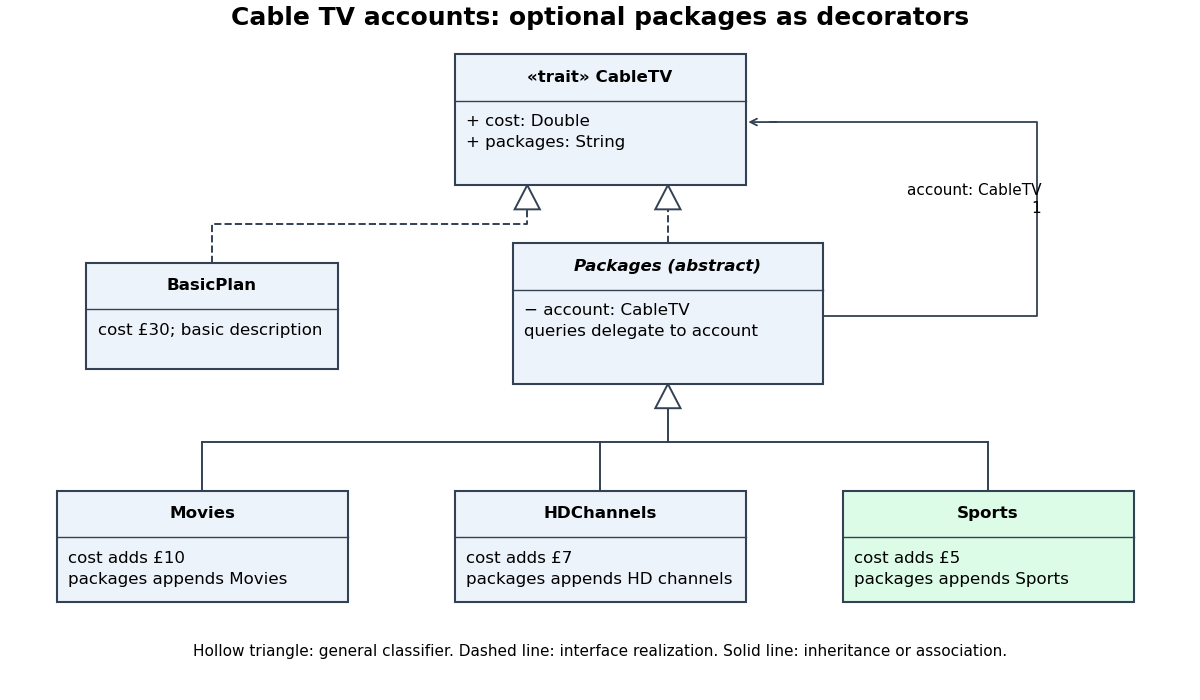

The script that drew this image:
"""Draw the extended UML class diagram; write the PNG to cwd."""
from pathlib import Path
import matplotlib
matplotlib.use('Agg')
import matplotlib.pyplot as plt
from matplotlib.patches import Rectangle,Polygon

plt.rcParams.update({'font.family':'DejaVu Sans','font.size':12})
fig,ax=plt.subplots(figsize=(12,7),dpi=100,facecolor='white')
ax.set(xlim=(0,12),ylim=(0,7));ax.axis('off')
ax.text(6,6.85,'Cable TV accounts: optional packages as decorators',ha='center',fontsize=18,weight='bold')
def box(x,y,w,h,name,body,color='#edf3fb',italic=False):
    ax.add_patch(Rectangle((x,y),w,h,facecolor=color,edgecolor='#334155',lw=1.5,zorder=3))
    ax.plot([x,x+w],[y+h-.48,y+h-.48],color='#334155',lw=1,zorder=4)
    ax.text(x+w/2,y+h-.24,name,ha='center',va='center',fontstyle='italic'if italic else'normal',weight='bold',zorder=4)
    ax.text(x+.12,y+h-.62,body,ha='left',va='top',linespacing=1.5,zorder=4)
def triangle_up(x,y):
    ax.add_patch(Polygon([(x,y),(x-.13,y-.25),(x+.13,y-.25)],closed=True,facecolor='white',edgecolor='#334155',lw=1.4,zorder=2))
box(4.5,5.2,3,1.35,'«trait» CableTV','+ cost: Double\n+ packages: String')
box(.7,3.3,2.6,1.1,'BasicPlan','cost £30; basic description')
box(5.1,3.15,3.2,1.45,'Packages (abstract)','− account: CableTV\nqueries delegate to account',italic=True)
box(.4,.9,3,1.15,'Movies','cost adds £10\npackages appends Movies')
box(4.5,.9,3,1.15,'HDChannels','cost adds £7\npackages appends HD channels')
box(8.5,.9,3,1.15,'Sports','cost adds £5\npackages appends Sports',color='#dcfce7')
# Interface realizations: dashed stems and hollow triangles at CableTV.
ax.plot([2,2,5.25,5.25],[4.4,4.8,4.8,4.95],ls='--',color='#334155',lw=1.4)
triangle_up(5.25,5.2)
ax.plot([6.7,6.7],[4.6,4.95],ls='--',color='#334155',lw=1.4)
triangle_up(6.7,5.2)
# Directed association: no lifetime/ownership diamond is claimed.
ax.plot([8.3,10.5,10.5,7.75],[3.85,3.85,5.85,5.85],color='#334155',lw=1.3)
ax.annotate('',(7.5,5.85),(7.85,5.85),arrowprops={'arrowstyle':'->','lw':1.3,'color':'#334155'})
ax.text(10.55,5.05,'account: CableTV\n1',ha='right',va='center',fontsize=11)
# Concrete decorators inherit Packages through a shared generalization stem.
for x in [1.9,6,10]:ax.plot([x,x],[2.05,2.55],color='#334155',lw=1.4)
ax.plot([1.9,10],[2.55,2.55],color='#334155',lw=1.4)
ax.plot([6.7,6.7],[2.55,2.9],color='#334155',lw=1.4)
triangle_up(6.7,3.15)
ax.text(6,.35,'Hollow triangle: general classifier. Dashed line: interface realization. Solid line: inheritance or association.',ha='center',fontsize=11)
fig.subplots_adjust(left=.015,right=.985,bottom=.015,top=.985)
fig.savefig(Path(__file__).with_suffix('.png').name,facecolor='white')
plt.close(fig)
